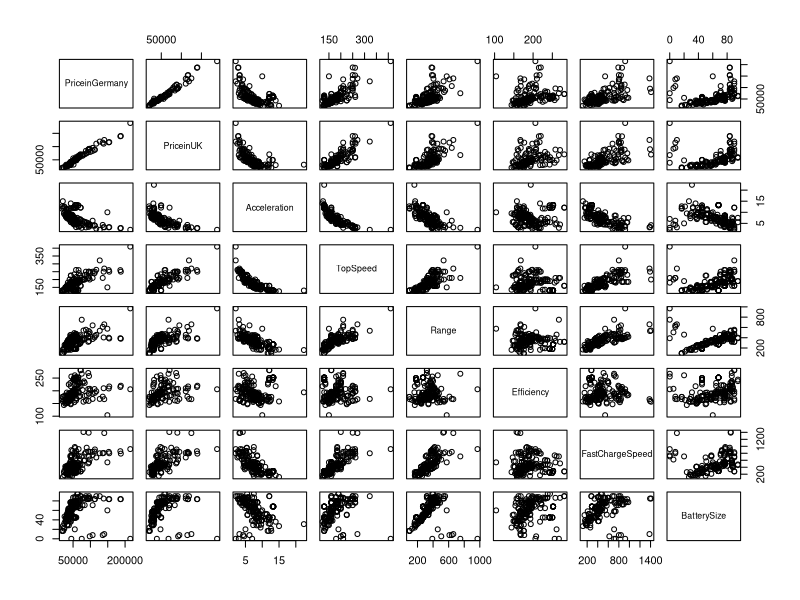

Write R code to recreate this figure.
# Author: Eric Wilson
# Date Created: 6 December 2021
# Filename: Main.R

library(tidyverse)
library(readxl)

ev <- read_xlsx('Electric Vehicle Data/Cheapestelectriccars-EVDatabase.xlsx', 
                sheet = 'Cheapestelectriccars- UTF8')

# Convert Character Vectors into useable numeric vectors
ev$BatterySize <- as.numeric(gsub(".*([0-9]{2}[.]*[0-9]*) kWh", "\\1", ev$Subtitle))
libra_strip <- gsub(".([0-9]{2,3},[0-9]{3})", "\\1", ev$PriceinUK) # strip the libra symbol
ev$PriceinUK <- as.numeric(gsub(",", "", libra_strip))
ev$Acceleration <- as.numeric(gsub(" sec", "", ev$Acceleration))
ev$TopSpeed <- as.numeric(gsub(" km/h", "", ev$TopSpeed))
ev$Range <- as.numeric(gsub(" km", "", ev$Range))
ev$Efficiency <- as.numeric(gsub(" Wh/km", "", ev$Efficiency))
ev$FastChargeSpeed <- as.numeric(gsub(" km/h", "", ev$FastChargeSpeed))
ev$Drive <- as.factor(ev$Drive)
ev$PriceinGermany <- as.numeric(ev$PriceinGermany)

# Create graph of pairs
pairs(~ PriceinGermany + PriceinUK + Acceleration + TopSpeed + Range + Efficiency +
          FastChargeSpeed + BatterySize, data = ev)

# Create first model
model1 <- lm(PriceinGermany ~ Acceleration + TopSpeed + Range + Efficiency + FastChargeSpeed +
                 BatterySize, data = ev, na.action = na.omit)

# Create second model, with Drive as categorical data
model2 <- lm(PriceinGermany ~ Acceleration + TopSpeed + Range + Efficiency + FastChargeSpeed +
                 BatterySize + Drive, data = ev, na.action = na.omit)
